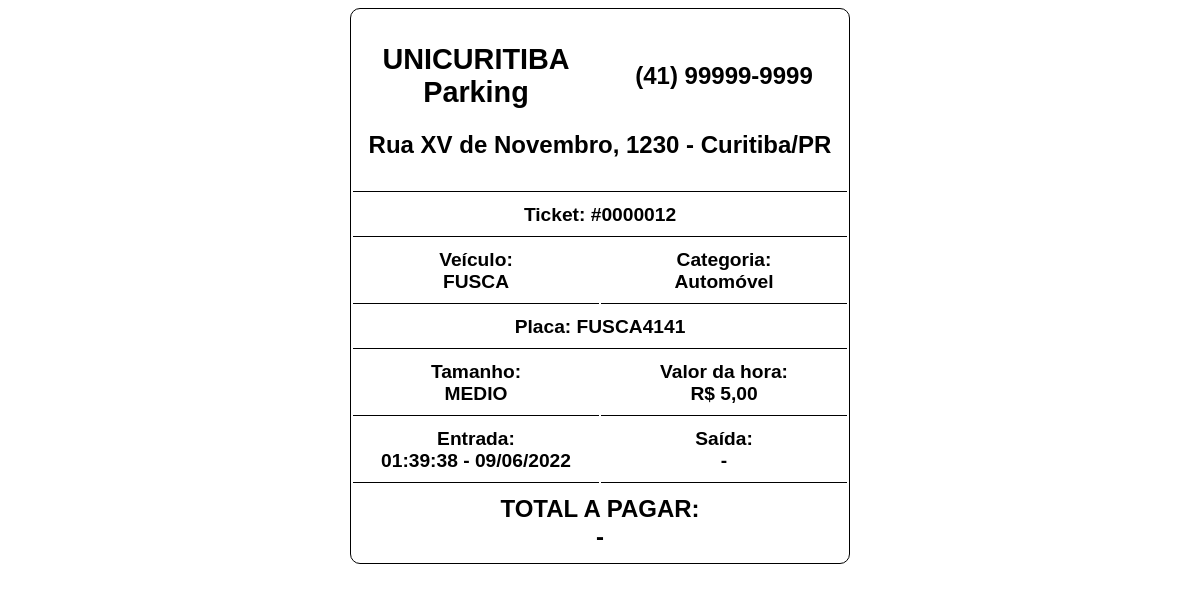
The app's page /imprimir.php?placa=fusca4141 (signed in) with its own data.
### tables this page shows
CREATE TABLE `configuracoes` (
  `id` int(11) NOT NULL AUTO_INCREMENT,
  `total_vagas` int(10) DEFAULT NULL,
  `total_vagas_ocupadas` int(10) DEFAULT NULL,
  `valor_pequeno` decimal(10,2) DEFAULT NULL,
  `valor_medio` decimal(10,2) DEFAULT NULL,
  `valor_grande` decimal(10,2) DEFAULT NULL,
  `nome_estacionamento` varchar(45) DEFAULT NULL,
  `endereco` varchar(50) DEFAULT NULL,
  `mensagem` varchar(110) DEFAULT NULL,
  `telefone` varchar(15) DEFAULT NULL,
  PRIMARY KEY (`id`)
);

CREATE TABLE `veiculos` (
  `id_veiculo` int(7) NOT NULL AUTO_INCREMENT,
  `placa` varchar(10) DEFAULT NULL,
  `nome_veiculo` varchar(30) DEFAULT NULL,
  `tamanho` varchar(10) DEFAULT NULL,
  `nome_categoria` varchar(50) DEFAULT NULL,
  `estacionado` varchar(5) DEFAULT NULL,
  `data_entrada` timestamp NOT NULL DEFAULT current_timestamp(),
  `data_saida` datetime DEFAULT NULL,
  PRIMARY KEY (`id_veiculo`)
);

### imprimir.php (the view, shortened to what this page needs)
<head>
    <?php include('db/config.php');
    ?>
</head>
<?php
$placa = @$_GET['placa'];
$saida = @$_GET['saida'];
$id_veiculo = @$_GET['veiculo'];
if (!empty($placa)) $result_vagas = "SELECT * FROM veiculos WHERE placa='$placa'";
else if (!empty($id_veiculo)) $result_vagas = "SELECT * FROM veiculos WHERE id_veiculo='$id_veiculo'";
$result_verifica_vagas = mysqli_query($con, $result_vagas);
while ($result_vagas = mysqli_fetch_assoc($result_verifica_vagas)) {
    $ticket = "Ticket: #" . fzerosnafrente($result_vagas['id_veiculo'], 7) . "<br>";
    $veiculo = "Veículo:<br>" . strtoupper($result_vagas['nome_veiculo']) . "<br>";
    $placa = "Placa: " . strtoupper($result_vagas['placa']) . "<br>";
    $tamanho = $result_vagas['tamanho'];
    $tamanho_formatado = "Tamanho:<br>" . strtoupper($result_vagas['tamanho']);
    $categoria = "Categoria:<br>" . $result_vagas['nome_categoria'] . "<br>";
    $data_entrada = new DateTime($result_vagas['data_entrada']);
    $data_entrada_formatado = "Entrada:<br>" . $data_entrada->format('H:i:s - d/m/Y') . "<br>";
    $data_saida = new DateTime($result_vagas['data_saida']);
    $data_saida_formatado = "Saída:<br>" . $data_saida->format('H:i:s - d/m/Y') . "<br>";
}
$query = "SELECT * FROM configuracoes WHERE id='1'";
$execute = mysqli_query($con, $query);
while ($query = mysqli_fetch_assoc($execute)) {
    $nome_estacionamento = $query['nome_estacionamento'];
    $telefone = $query['telefone'] . "<br>";
    $endereco =  $query['endereco'] . "<br>";
    $valor_pequeno = $query['valor_pequeno'] . "<br>";
    $valor_medio = $query['valor_medio'] . "<br>";
    $valor_grande = $query['valor_grande'] . "<br>";
}
if ($tamanho == "pequeno") $valor_hora = "Valor da hora:<br>R$ " . str_replace(".", ",", $valor_pequeno);
elseif ($tamanho == "medio") $valor_hora = "Valor da hora:<br>R$ " . str_replace(".", ",", $valor_medio);
elseif ($tamanho == "grande") $valor_hora = "Valor da hora:<br>R$ " . str_replace(".", ",", $valor_grande);
if (!empty($id_veiculo) && $saida == "sim") {
    echo "
    <table class='impressao' align='center' width='500px'>
        <tr>
            <td colspan='6' align='center'></td>
        </tr>
        <tr>
            <td class='font-destaque-logo' colspan='3' align='center'>" . $nome_estacionamento . "</td>
            <td class='font-destaque' colspan='3' align='center'>" . $telefone . "</td>
        </tr>
        <tr  class='font-destaque'>
            <td colspan='6' align='center'>" . $endereco . "</td>
        </tr>
        <tr>
            <td class='borda' colspan='6' align='center'></td>
        </tr>
        <tr>
            <td class='borda' colspan='6' align='center'>" . $ticket . "</td>
        </tr>
        <tr>
            <td class='borda' colspan='3' align='center'>" . $veiculo . "</td>
            <td class='borda' colspan='3' align='center'>" . $categoria . "</td>
        </tr>
        <tr>
            <td class='borda' colspan='6' align='center'>" . $placa . "</td>
        </tr>
        <tr>
            <td class='borda' colspan='3' align='center'>" . $tamanho_formatado . "</td>
            <td class='borda' colspan='3' align='center'>" . $valor_hora . "</td>
        </tr>
        <tr>
            <td class='borda' colspan='3' align='center'>" . $data_entrada_formatado . "</td>
            <td class='borda' colspan='3' align='center'>" . $data_saida_formatado . "</td>
        </tr>
        <tr>
            <td class='font-destaque' colspan='6' align='center'>" . $total_a_pagar . "</td>
        </tr>
        </table>
        <style>
        .impressao{
            font-family:arial;
            font-weight:bold;
            font-size:1.2rem;
            border:1px solid;
            border-radius:10px;
        }
        .impressao tr td {
            padding: 10px 5px;
            width:50%;
        }
        .borda {
            border-bottom:1px solid;
        }
        .font-destaque{
            font-size:1.5rem;
        }
        .font-destaque-logo{
            font-size:1.8rem;
        }
        </style>
    ";
} else if (!empty($placa)) {
    echo "
    <table class='impressao' align='center' width='500px'>
        <tr>
            <td colspan='6' align='center'></td>
        </tr>
        <tr>
            <td class='font-destaque-logo' colspan='3' align='center'>" . $nome_estacionamento . "</td>
            <td class='font-destaque' colspan='3' align='center'>" . $telefone . "</td>
        </tr>
        <tr  class='font-destaque'>
            <td colspan='6' align='center'>" . $endereco . "</td>
        </tr>
        <tr>
            <td class='borda' colspan='6' align='center'></td>
        </tr>
        <tr>
            <td class='borda' colspan='6' align='center'>" . $ticket . "</td>
        </tr>
        <tr>
            <td class='borda' colspan='3' align='center'>" . $veiculo . "</td>
            <td class='borda' colspan='3' align='center'>" . $categoria . "</td>
        </tr>
        <tr>
            <td class='borda' colspan='6' align='center'>" . $placa . "</td>
        </tr>
        <tr>
            <td class='borda' colspan='3' align='center'>" . $tamanho_formatado . "</td>
            <td class='borda' colspan='3' align='center'>" . $valor_hora . "</td>
        </tr>
        <tr>
            <td class='borda' colspan='3' align='center'>" . $data_entrada_formatado . "</td>
            <td class='borda' colspan='3' align='center'>Saída: <br>-</td>
        </tr>
        <tr>
            <td class='font-destaque' colspan='6' align='center'>TOTAL A PAGAR: <br>-</td>
        </tr>
        </table>
        <style>
        .impressao{
            font-family:arial;
            font-weight:bold;
            font-size:1.2rem;
            border:1px solid;
            border-radius:10px;
        }
        .impressao tr td {
            padding: 10px 5px;
            width:50%;
        }
        .borda {
            border-bottom:1px solid;
        }
        .font-destaque{
            font-size:1.5rem;
        }
        .font-destaque-logo{
            font-size:1.8rem;
        }
        </style>
    ";
}
function fzerosnafrente($numero, $tamanho)
{
    $TamanhoNumero = strlen($numero);
    if ($TamanhoNumero < $tamanho) {
        while ($TamanhoNumero < $tamanho) {
            $numero = "0" . $numero;
            $TamanhoNumero = strlen($numero);
        }
    }
    return $numero;
}
?>

### imprimir.php (style rules this page uses)
.impressao { font-family:arial; font-weight:bold; font-size:1.2rem; border:1px solid; border-radius:10px; }
.impressao tr td { padding: 10px 5px; width:50%; }
.borda { border-bottom:1px solid; }
.font-destaque { font-size:1.5rem; }
.font-destaque-logo { font-size:1.8rem; }

### records on screen
configuracoes: nome_estacionamento "UNICURITIBA Parking", telefone "(41) 99999-9999", endereco "Rua XV de Novembro, 1230 - Curitiba/PR", valor_medio "5,00"
veiculos: id_veiculo "0000012", nome_veiculo "FUSCA", nome_categoria "Automóvel", placa "FUSCA4141", tamanho "MEDIO", data_entrada "01:39:38 - 09/06/2022"
